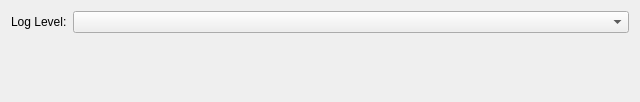
<?xml version="1.0" encoding="UTF-8"?>
<ui version="4.0">
    <class>Logging</class>
    <widget class="QWidget" name="Logging">
        <property name="geometry">
            <rect>
                <x>0</x>
                <y>0</y>
                <width>640</width>
                <height>102</height>
            </rect>
        </property>
        <property name="windowTitle">
            <string>Form</string>
        </property>
        <layout class="QFormLayout" name="formLayout">
            <item row="0" column="0">
                <widget class="QLabel" name="label">
                    <property name="text">
                        <string>Log Level:</string>
                    </property>
                </widget>
            </item>
            <item row="0" column="1">
                <widget class="QComboBox" name="comboBox"/>
            </item>
            <item row="1" column="0" colspan="2">
                <widget class="FileSelector" name="widget_export" native="true">
                    <property name="minimumSize">
                        <size>
                            <width>0</width>
                            <height>50</height>
                        </size>
                    </property>
                </widget>
            </item>
        </layout>
    </widget>
    <customwidgets>
        <customwidget>
            <class>FileSelector</class>
            <extends>QWidget</extends>
            <header>som_gui.module.util.ui</header>
            <container>1</container>
        </customwidget>
    </customwidgets>
    <resources/>
    <connections/>
</ui>
